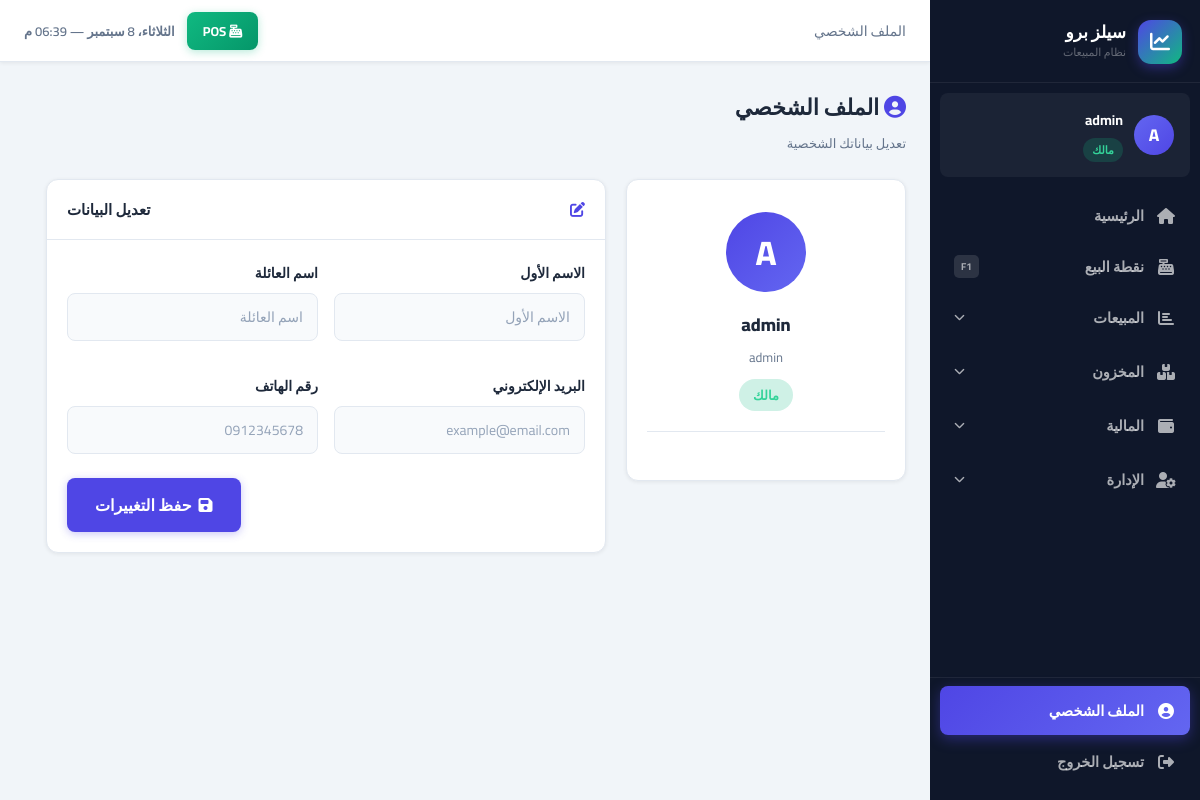
The page /accounts/profile/ (signed in) on the database its author committed.
### accounts/models.py (models this page shows, shortened)
class User(AbstractUser):
    role = models.ForeignKey(
        Role, on_delete=models.PROTECT, null=True, blank=True,
        related_name='users', verbose_name='الدور الوظيفي',
        help_text='فارغ لصاحب الحساب الرئيسي فقط'
    )
    parent = models.ForeignKey(
        'self', on_delete=models.CASCADE, null=True, blank=True,
        related_name='employees', verbose_name='المالك الرئيسي'
    )
    phone = models.CharField(max_length=20, blank=True, verbose_name='الهاتف')
    is_active = models.BooleanField(default=True, verbose_name='نشط')
    created_at = models.DateTimeField(auto_now_add=True)
    class Meta:
        verbose_name = 'مستخدم'
        verbose_name_plural = 'المستخدمون'
    def get_owner(self):
        if self.is_owner_account:
            return self
        return self.parent.get_owner()
    @property
    def is_owner_account(self):
        return self.parent_id is None
    def can_manage_users(self):
        return self.is_owner_account or self.has_perm_flag('can_manage_users')
    @property
    def role_label(self):
        if self.is_owner_account:
            return 'مالك'
        return self.role.name if self.role_id else '—'
    @property
    def role_slug(self):
        if self.is_owner_account:
            return 'owner'
        if not self.role_id:
            return 'custom'
        mapping = {'مدير': 'manager', 'كاشير': 'cashier', 'مشاهد': 'viewer'}
        return mapping.get(self.role.name, 'custom')

### accounts/views.py (the view)
# urls.py: path('profile/', views.profile, name='profile'),
@login_required
def profile(request):
    from .forms import ProfileForm
    form = ProfileForm(request.POST or None, instance=request.user)
    if form.is_valid():
        form.save()
        messages.success(request, 'تم تحديث الملف الشخصي')
        return redirect('profile')
    return render(request, 'accounts/profile.html', {'form': form})

### accounts/forms.py
class ProfileForm(forms.ModelForm):
    class Meta:
        model  = User
        fields = ['first_name', 'last_name', 'email', 'phone']
        labels = {
            'first_name': 'الاسم الأول',
            'last_name':  'اسم العائلة',
            'email':      'البريد الإلكتروني',
            'phone':      'رقم الهاتف',
        }
        widgets = {
            'first_name': forms.TextInput(attrs={'class': 'form-control', 'placeholder': 'الاسم الأول'}),
            'last_name':  forms.TextInput(attrs={'class': 'form-control', 'placeholder': 'اسم العائلة'}),
            'email':      forms.EmailInput(attrs={'class': 'form-control', 'placeholder': 'example@email.com'}),
            'phone':      forms.TextInput(attrs={'class': 'form-control', 'placeholder': '0912345678'}),
        }

### core/context_processors.py (called while the page is built)
def global_context(request):
    context = {}
    if request.user.is_authenticated:
        owner = request.user.get_owner()
        low_stock_count = Product.objects.filter(
            owner=owner,
            current_stock__lte=F('min_stock')
        ).count()
        context['low_stock_count'] = low_stock_count
        context['current_user'] = request.user
    return context

### templates/accounts/profile.html (shortened to what this page needs)
{% extends 'base/base.html' %}
{% block breadcrumb %}الملف الشخصي{% endblock %}
{% block content %}
<div class="page-header">
    <div>
        <h1 class="page-title"><i class="fas fa-user-circle" style="color:var(--primary)"></i> الملف الشخصي</h1>
        <p class="page-subtitle">تعديل بياناتك الشخصية</p>
    </div>
</div>
<div style="display:grid; grid-template-columns:280px 1fr; gap:20px; max-width:860px;">
    <div class="card" style="height:fit-content;">
        <div class="card-body" style="text-align:center; padding:32px 20px;">
            <div style="width:80px;height:80px;background:linear-gradient(135deg,var(--primary),var(--primary-light));border-radius:50%;margin:0 auto 16px;display:flex;align-items:center;justify-content:center;font-size:34px;color:#fff;font-weight:800;">
                {{ user.first_name.0|default:user.username.0|upper }}
            </div>
            <div style="font-size:18px;font-weight:800;margin-bottom:4px;">{{ user.get_full_name|default:user.username }}</div>
            <div style="font-size:13px;color:var(--muted);">{{ user.username }}</div>
            <span class="sb-role role-{{ user.role_slug }}" style="display:inline-block;margin-top:10px;font-size:13px;padding:4px 14px;">{{ user.role_label }}</span>
            <div style="margin-top:20px;padding-top:16px;border-top:1px solid var(--border);text-align:right;">
            </div>
        </div>
    </div>
    <div class="card">
        <div class="card-header"><i class="fas fa-edit" style="color:var(--primary);margin-left:8px;"></i> تعديل البيانات</div>
        <div class="card-body">
            <form method="post">
                <div class="form-row col-2">
                    {% for field in form %}
                    <div class="form-group">
                        <label class="form-label" for="{{ field.id_for_label }}">{{ field.label }}</label>
                        {{ field }}
                    </div>
                    {% endfor %}
                </div>
                <div style="display:flex;gap:8px;justify-content:flex-end;margin-top:8px;">
                    <button type="submit" class="btn btn-primary btn-lg">
                        <i class="fas fa-save"></i> حفظ التغييرات
                    </button>
                </div>
            </form>
        </div>
    </div>
</div>
{% endblock %}

### templates/base/base.html (shortened to what this page needs)
<!DOCTYPE html>
<html lang="ar" dir="rtl">
<head>
    <link rel="stylesheet" href="https://cdnjs.cloudflare.com/ajax/libs/font-awesome/6.5.0/css/all.min.css">
    <link rel="stylesheet" href="/static/css/main.css">
</head>
<body>
{% if user.is_authenticated %}
<aside class="sidebar" id="sidebar">
    <div class="sb-brand">
        <div class="sb-logo"><i class="fas fa-chart-line"></i></div>
        <div>
            <div class="sb-name">سيلز برو</div>
            <div class="sb-sub">نظام المبيعات</div>
        </div>
    </div>
    <div class="sb-user">
        <div class="sb-avatar">{{ user.first_name.0|default:user.username.0|upper }}</div>
        <div class="sb-user-info">
            <span class="sb-user-name">{{ user.get_full_name|default:user.username }}</span>
            <span class="sb-role role-{{ user.role_slug }}">{{ user.role_label }}</span>
        </div>
    </div>
    <nav class="sb-nav">
        <a href="/dashboard/" class="sb-link {% if request.path == '/dashboard/' %}active{% endif %}">
            <span class="sb-icon"><i class="fas fa-home"></i></span>
            <span>الرئيسية</span>
        </a>
        <a href="/pos/" class="sb-link sb-pos {% if '/pos/' in request.path %}active{% endif %}">
            <span class="sb-icon"><i class="fas fa-cash-register"></i></span>
            <span>نقطة البيع</span>
            <span class="sb-key">F1</span>
        </a>
        <div class="sb-group">
            <button class="sb-group-btn {% if '/sales/' in request.path or '/customers/' in request.path %}open{% endif %}"
                    onclick="toggleGroup(this)">
                <span class="sb-icon"><i class="fas fa-chart-bar"></i></span>
                <span>المبيعات</span>
                <i class="fas fa-chevron-down sb-arrow"></i>
            </button>
        </div>
        <div class="sb-group">
            <button class="sb-group-btn {% if '/inventory/' in request.path %}open{% endif %}"
                    onclick="toggleGroup(this)">
                <span class="sb-icon"><i class="fas fa-boxes"></i></span>
                <span>المخزون</span>
                <i class="fas fa-chevron-down sb-arrow"></i>
            </button>
        </div>
        <div class="sb-group">
            <button class="sb-group-btn {% if '/expenses/' in request.path or '/reports/' in request.path %}open{% endif %}"
                    onclick="toggleGroup(this)">
                <span class="sb-icon"><i class="fas fa-wallet"></i></span>
                <span>المالية</span>
                <i class="fas fa-chevron-down sb-arrow"></i>
            </button>
        </div>
        {% if user.can_manage_users %}
        <div class="sb-group">
            <button class="sb-group-btn {% if '/accounts/users' in request.path or '/accounts/roles' in request.path %}open{% endif %}"
                    onclick="toggleGroup(this)">
                <span class="sb-icon"><i class="fas fa-user-cog"></i></span>
                <span>الإدارة</span>
                <i class="fas fa-chevron-down sb-arrow"></i>
            </button>
        </div>
        {% endif %}
    </nav>
    <div class="sb-footer">
        <a href="/accounts/profile/" class="sb-link {% if '/accounts/profile/' in request.path %}active{% endif %}">
            <span class="sb-icon"><i class="fas fa-user-circle"></i></span>
            <span>الملف الشخصي</span>
        </a>
        <a href="/accounts/logout/" class="sb-link sb-logout">
            <span class="sb-icon"><i class="fas fa-sign-out-alt"></i></span>
            <span>تسجيل الخروج</span>
        </a>
    </div>
</aside>
<div class="main-wrapper">
    <header class="topbar">
        <div class="topbar-start">
            <div class="breadcrumb-nav">{% block breadcrumb %}{% endblock %}</div>
        </div>
        <div class="topbar-end">
            <a href="/pos/" class="topbar-pos"><i class="fas fa-cash-register"></i> POS</a>
            <div class="topbar-clock" id="topbarClock"></div>
        </div>
    </header>
    <main class="page-content">
        {% block content %}{% endblock %}
    </main>
</div>
{% else %}
{% block auth_content %}{% endblock %}
{% endif %}
</body>
</html>

### templates/accounts/profile.html (style rules this page uses)
.sb-role { border-radius: 20px; font-weight: 700; }

### rows shown on the page
User: first_name.0 "A", get_full_name "admin", role_label "مالك", username "admin"

### other values the page prints
{{ field.label }} "الاسم الأول" "اسم العائلة" "البريد الإلكتروني" "رقم الهاتف"
